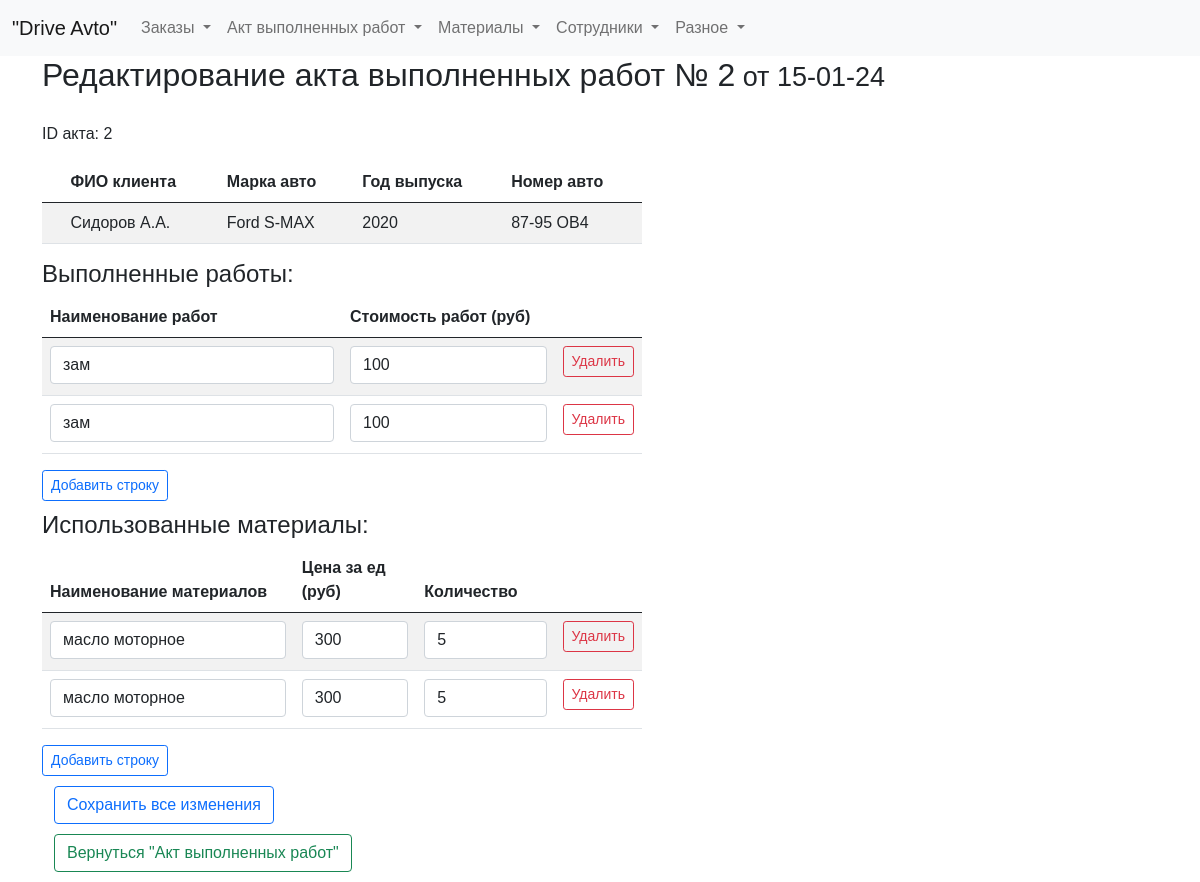
The page /edit_final_act/2 on the database as committed earlier.
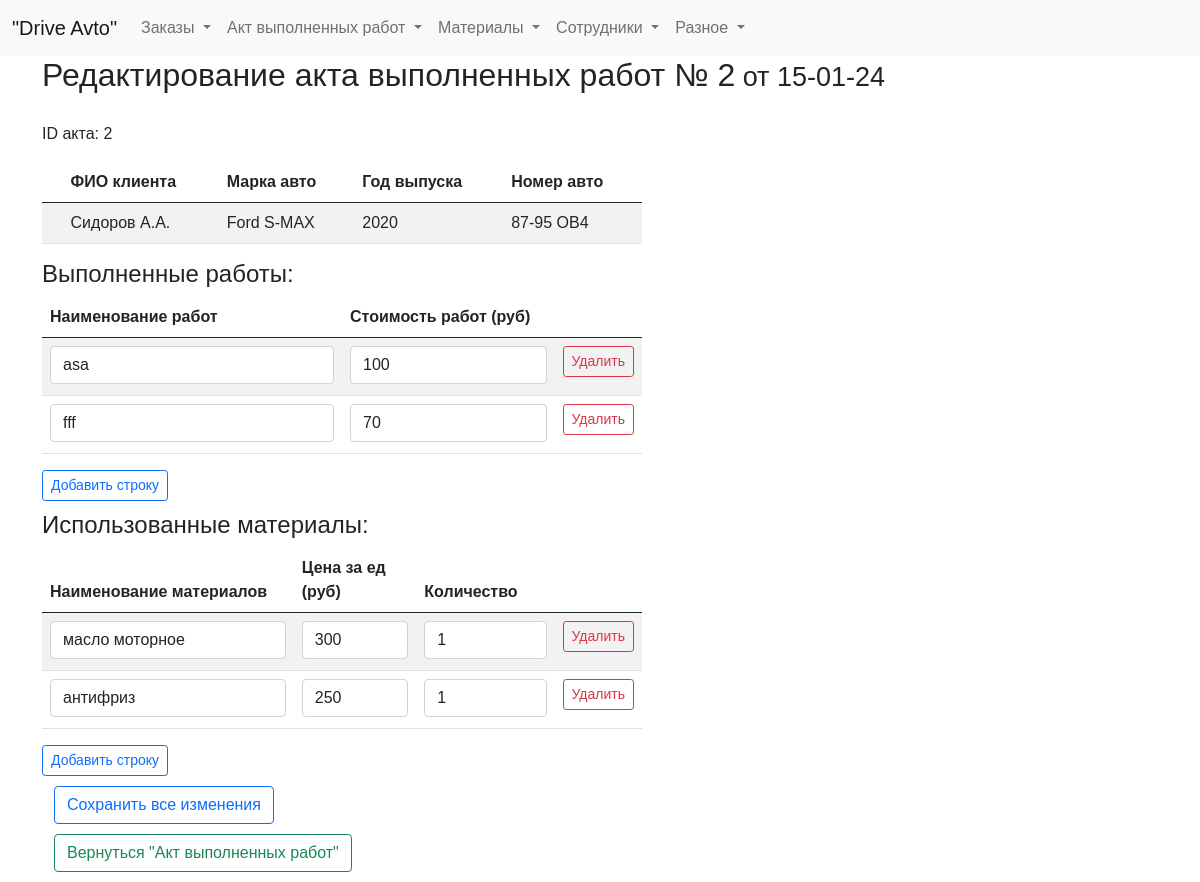
The same page on the database as committed later.
### tables this page shows
CREATE TABLE act (
id integer PRIMARY KEY AUTOINCREMENT,
id_act integer NOT NULL,
date_act text NOT NULL,
name_work text NOT NULL,
price_work integer NOT NULL,
FOREIGN KEY (id_act) REFERENCES log (id_act)
);

CREATE TABLE stock_minus (
id INTEGER PRIMARY KEY AUTOINCREMENT,
name TEXT NOT NULL,
quantity INTEGER NOT NULL,
price_unit INTEGER NOT NULL,
id_act INTEGER NOT NULL,
FOREIGN KEY (id_act) REFERENCES act(id_act)
);

### fcompany.py (the view)
@app.route('/edit_final_act/<int:entry_id>')
def edit_final_act(entry_id):
    entry_data = dbase.get_final_act(entry_id)
    print(f"Entry data: {entry_data}")
    print('edit_final_ac - entry_id: ', entry_id)
    return render_template('edit_final_act.html', title="Редактировать", entry_data=entry_data)

### fcompany.py (called while the page is built)
def connect_db():  # общая функция для установления соединения с БД
    conn = sqlite3.connect(app.config['DATABASE'])
    conn.row_factory = sqlite3.Row  # записи будут представлены не в виде кортежей, а в виде словаря (для исп в шаблонах)
    return conn

def get_db():
    if not hasattr(g, 'link_db'):
        g.link_db = connect_db()
    return g.link_db

@app.before_request
def before_request():
    global dbase
    db = get_db()
    dbase = FDataBase(db)

### templates/edit_final_act.html (shortened to what this page needs)
{% extends 'base.html' %}
{% block content %}
<h2>Редактирование акта выполненных работ № {{ entry_data.main.id_act }}<span style="font-family: 'Arial', sans-serif; font-size: 27px;">
    от {{ entry_data.main.date_act }}</span></h2>
<form action="/save_edit_final_act/{{ entry_data.main.id_act }}" method="post">
    <p>ID акта: {{ entry_data.main.id_act }}</p>
    <div class="table-responsive">
        <table id="myTable" class="table table-striped" style="max-width: 100%;">
            <thead>
                <tr>
                    <th scope="col"></th>
                    <th scope="col">ФИО клиента</th>
                    <th scope="col">Марка авто</th>
                    <th scope="col">Год выпуска</th>
                    <th scope="col">Номер авто</th>
                </tr>
            </thead>
            <tbody>
                <tr>
                    <th scope="row"></th>
                    <td>{{ entry_data.main.name_customer }}</td>
                    <td>{{ entry_data.main.brand_car }}</td>
                    <td>{{ entry_data.main.year_car }}</td>
                    <td>{{ entry_data.main.number_car }}</td>
                </tr>
            </tbody>
        </table>
    </div>
    <h4>Выполненные работы:</h4>
    <div class="table-responsive">
        <table id="workTable" class="table table-striped">
            <thead>
                <tr>
                    <th scope="col">Наименование работ</th>
                    <th scope="col">Стоимость работ (руб)</th>
                    <th scope="col"></th>
                </tr>
            </thead>
            <tbody>
                {% for work in entry_data.works %}
                <tr>
                    <td><input type="text" name="name_work[]" class="form-control" value="{{ work.name_work }}" ></td>
                    <td><input type="number" name="price_work[]" class="form-control" value="{{ work.price_work }}"></td>
                    <td><button type="button" class="btn btn-outline-danger btn-sm" onclick="deleteWorkRow(this)">Удалить</button></td>
                </tr>
                {% endfor %}
            </tbody>
        </table>
        <button type="button" class="btn btn-outline-primary btn-sm" onclick="addWorkRow()">Добавить строку</button>
    </div>
    <h4>Использованные материалы:</h4>
    <div class="table-responsive">
        <table id="materialTable" class="table table-striped">
            <thead>
                <tr>
                    <th scope="col">Наименование материалов</th>
                    <th scope="col">Цена за ед (руб)</th>
                    <th scope="col">Количество</th>
                    <th scope="col"></th>
                </tr>
            </thead>
            <tbody>
                {% for material in entry_data.materials %}
                <tr>
                    <td><input type="text" name="name[]" class="form-control" value="{{ material.name }}"></td>
                    <td><input type="number" name="price_unit[]" class="form-control" value="{{ material.price_unit }}"></td>
                    <td><input type="number" name="quantity[]" class="form-control" value="{{ material.quantity }}"></td>
                    <td><button type="button" class="btn btn-outline-danger btn-sm" onclick="deleteRow(this)">Удалить</button></td>
                </tr>
                {% endfor %}
            </tbody>
        </table>
        <button type="button" class="btn btn-outline-primary btn-sm" onclick="addMaterialRow()">Добавить строку</button>
    </div>
    <div class="container">
        <button type="submit" class="btn btn-outline-primary">Сохранить все изменения</button>
        <button type="button" class="btn btn-outline-success return-button" onclick="window.location.href = '/showFinal_act'">Вернуться "Акт выполненных работ"</button>
    </div>
</form>
{% endblock %}

Rows that differ between the two databases and show on the page:
removed act: name_work "зам", price_work "100"
removed act: name_work "зам", price_work "100"
removed stock_minus: name "масло моторное", price_unit "300", quantity "5"
removed stock_minus: name "масло моторное", price_unit "300", quantity "5"
added act: name_work "asa", price_work "100"
added act: name_work "fff", price_work "70"
added stock_minus: name "масло моторное", price_unit "300", quantity "1"
added stock_minus: name "антифриз", price_unit "250", quantity "1"
